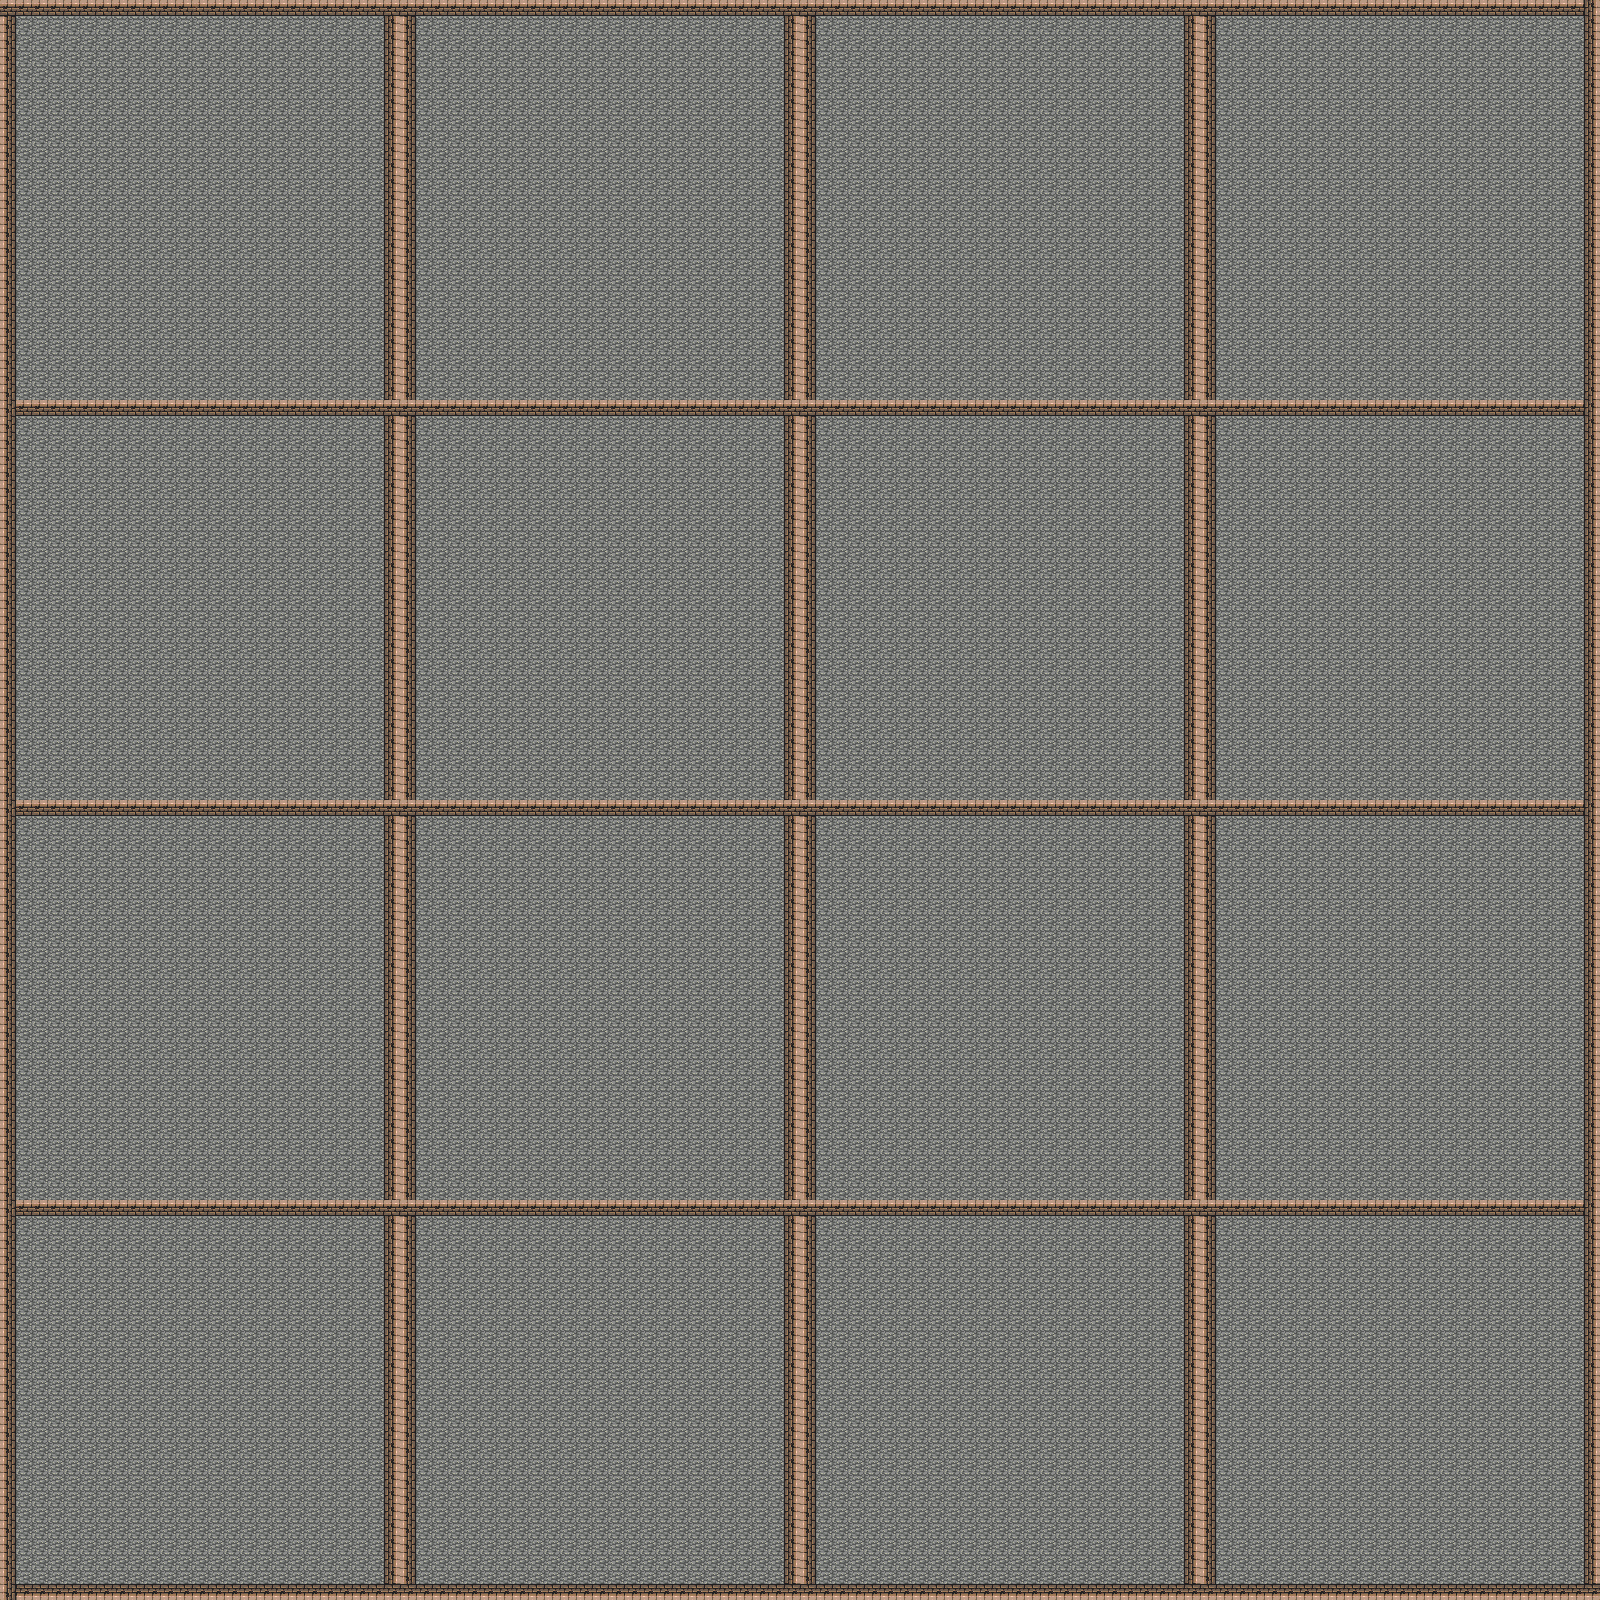

A 2D game scene composited from a Tiled map and its tileset images. What follows is a short description and the map's XML, with each tile layer's data collapsed to a summary:
An orthogonal 100x100 tile map with 16x16 px tiles, 1 tile layer (Tile Layer 1).

<map version="1.0" tiledversion="1.1.3" orientation="orthogonal" renderorder="right-down" width="100" height="100" tilewidth="16" tileheight="16" infinite="0" nextobjectid="1">
 <tileset firstgid="1" source="WallSet.tsx" />
 <layer name="Tile Layer 1" width="100" height="100">
  <data>[10000 cells, 10000 non-empty, 3 distinct tile ids]</data>
 </layer>
</map>
